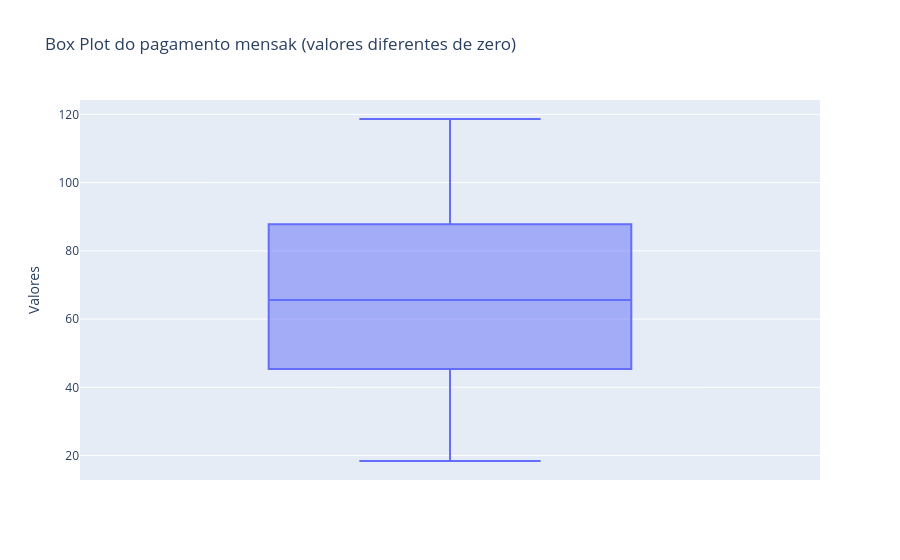

Here is the notebook cell this chart was saved with:
### Code cell
df_nao_zero = df[df['Pagamento_Mensal'] != 0]

fig = px.box(df_nao_zero, y='Pagamento_Mensal', title='Box Plot do pagamento mensak (valores diferentes de zero)', labels ={'Pagamento_Mensal': 'Valores'})
fig.show()

### Figure 1 — Plotly figure (JSON) as saved in the notebook; plotly's stock layout.template omitted (floating-point values rounded to 4 significant figures; data arrays with more than 128 entries replaced by an {"elided": "..."} marker saying what was removed)
{"data": [{"alignmentgroup": "True", "hovertemplate": "Valores=%{y}<extra></extra>", "legendgroup": "", "marker": {"color": "#636efa"}, "name": "", "notched": false, "offsetgroup": "", "orientation": "v", "showlegend": false, "type": "box", "x0": " ", "xaxis": "x", "y": {"elided": "2488 float values"}, "y0": " ", "yaxis": "y"}], "layout": {"autosize": true, "boxmode": "group", "legend": {"tracegroupgap": 0}, "title": {"text": "Box Plot do pagamento mensak (valores diferentes de zero)"}, "xaxis": {"anchor": "y", "autorange": true, "domain": [0, 1], "range": [-0.5, 0.5], "type": "category"}, "yaxis": {"anchor": "x", "autorange": true, "domain": [0, 1], "range": [12.83, 124.2], "title": {"text": "Valores"}, "type": "linear"}}}
